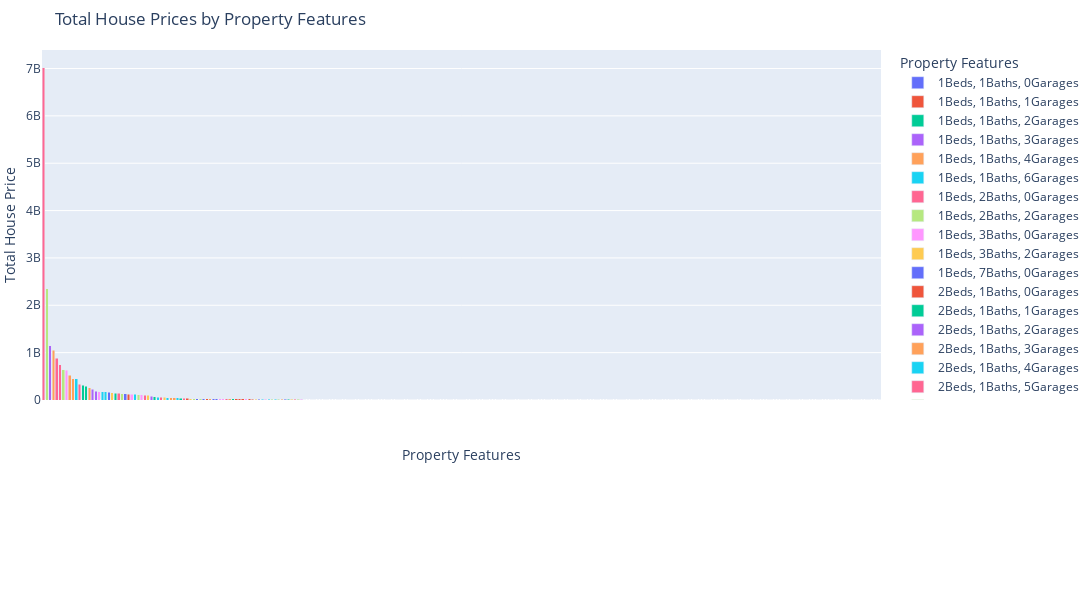

Write notebook code for a chart like this one.
### Code cell
# Create a new column to combine bedrooms, bathrooms, and garages as a string for the x-axis
grouped_data['property_features'] = grouped_data['bedroom'].astype(str) + 'Beds, ' + \
                                    grouped_data['bathroom'].astype(str) + 'Baths, ' + \
                                    grouped_data['garage'].astype(str) + 'Garages'

# Plot the stacked bar chart
fig = px.bar(grouped_data, x='property_features', y='price', title='House Prices Composition by Property Features',
             labels={'property_features': 'Property Features', 'price': 'Total House Prices'},
             color='property_features'
)

# Update layout to show bars stacked
fig.update_layout(barmode='stack', xaxis={'categoryorder': 'total descending'})

# Update layout to increase figure size and adjust x-axis labels
fig.update_layout(
    title='Total House Prices by Property Features',
    xaxis_title='Property Features',
    yaxis_title='Total House Price',
    width=1200,  # Increase figure width
    height=600,  # Increase figure height
    margin=dict(l=1, r=100, t=50, b=200),  # Adjust margins to give space for x-axis labels
    xaxis=dict(
        tickvals=[],  # Remove tick labels
        title_standoff=50  # Add space between x-axis title and plot
    )
)

# Show the plot
fig.show()
fig.write_html('first_figure.html', auto_open=True)
